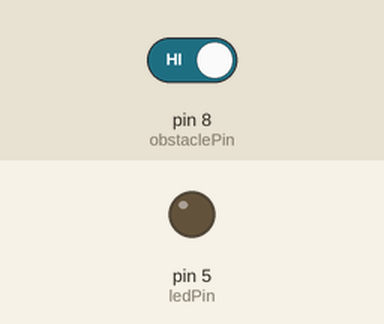
The sketch below on a simulated Arduino Uno, built with avr-gcc and run on an emulated ATmega328P. Parts: output pins drawn as LEDs (lit = HIGH). Inputs (shaded band) come from the test bench; at power-on: pin 8 (obstaclePin) HIGH.

Above: at 1.2 s.
1.3 s: pin 8 (obstaclePin) driven LOW
At 2.5 s:
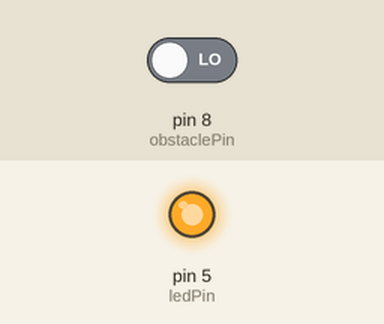
2.8 s: pin 8 (obstaclePin) driven HIGH
At 3.7 s:
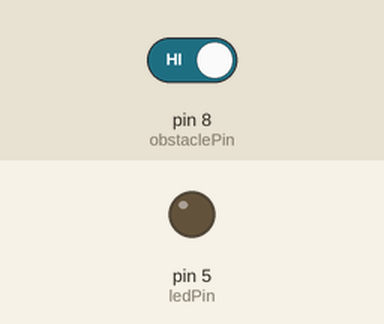
Timing chart, 0 to 5.8 s (numbered marks = the images above; inputs shaded):
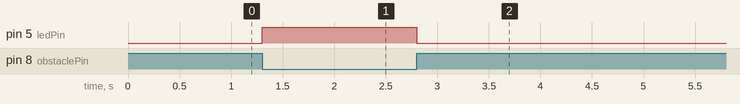

Measured:
- after the input at 1.3 s, pin 5 (ledPin): LOW → HIGH at once
- after the input at 2.8 s, pin 5 (ledPin): HIGH → LOW at once

The sketch:

obstacle_sensor_led.ino
```cpp
#include <Arduino.h>

#define ledPin 5
#define obstaclePin 8

void setup() {
    pinMode(ledPin, OUTPUT);
    pinMode(obstaclePin, INPUT);
}

void loop() {
    if (digitalRead(obstaclePin) == LOW) {
        // light surface
        digitalWrite(ledPin, HIGH);
    } else {
        // dark surface
        digitalWrite(ledPin, LOW);
    }
}
```
